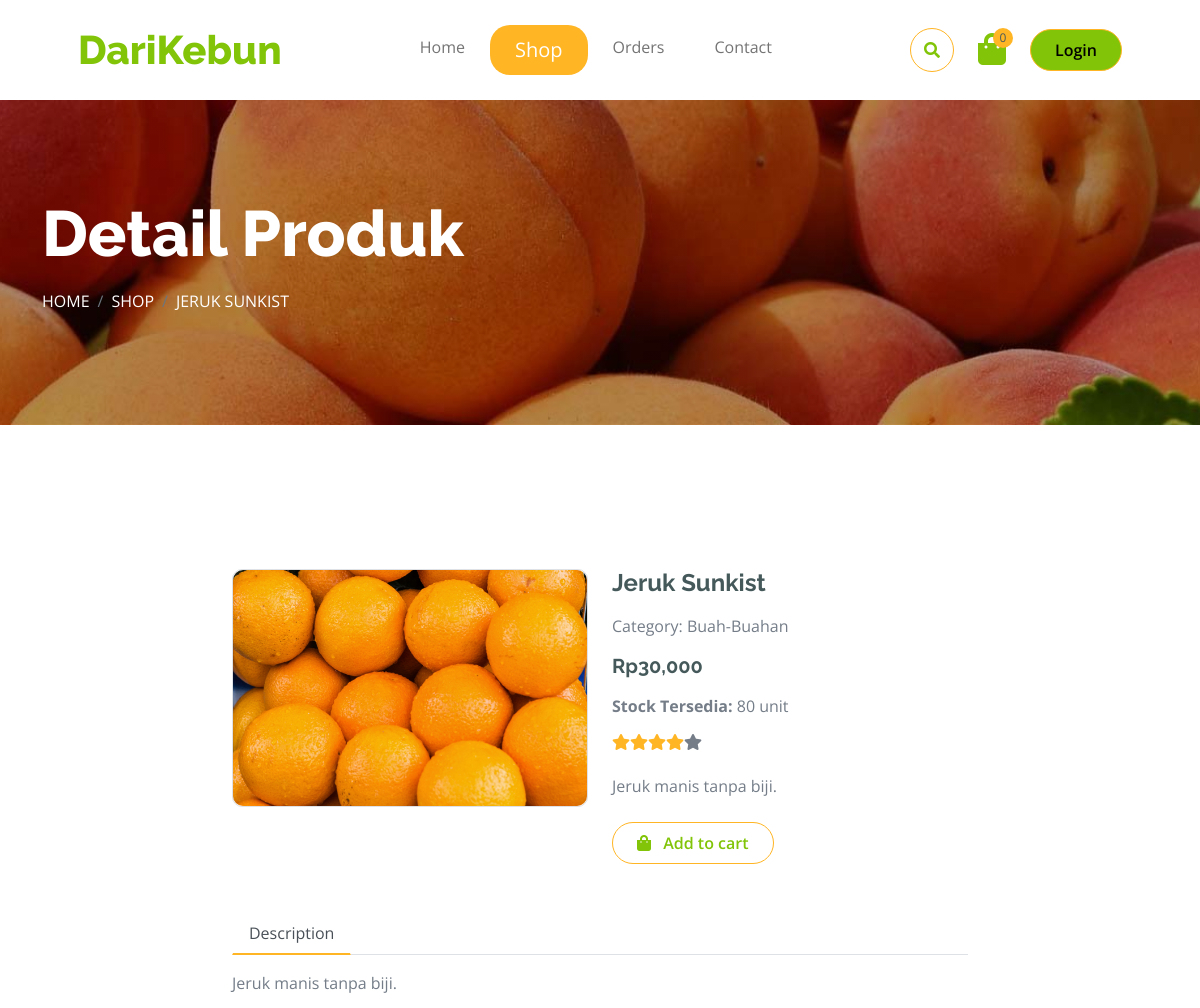
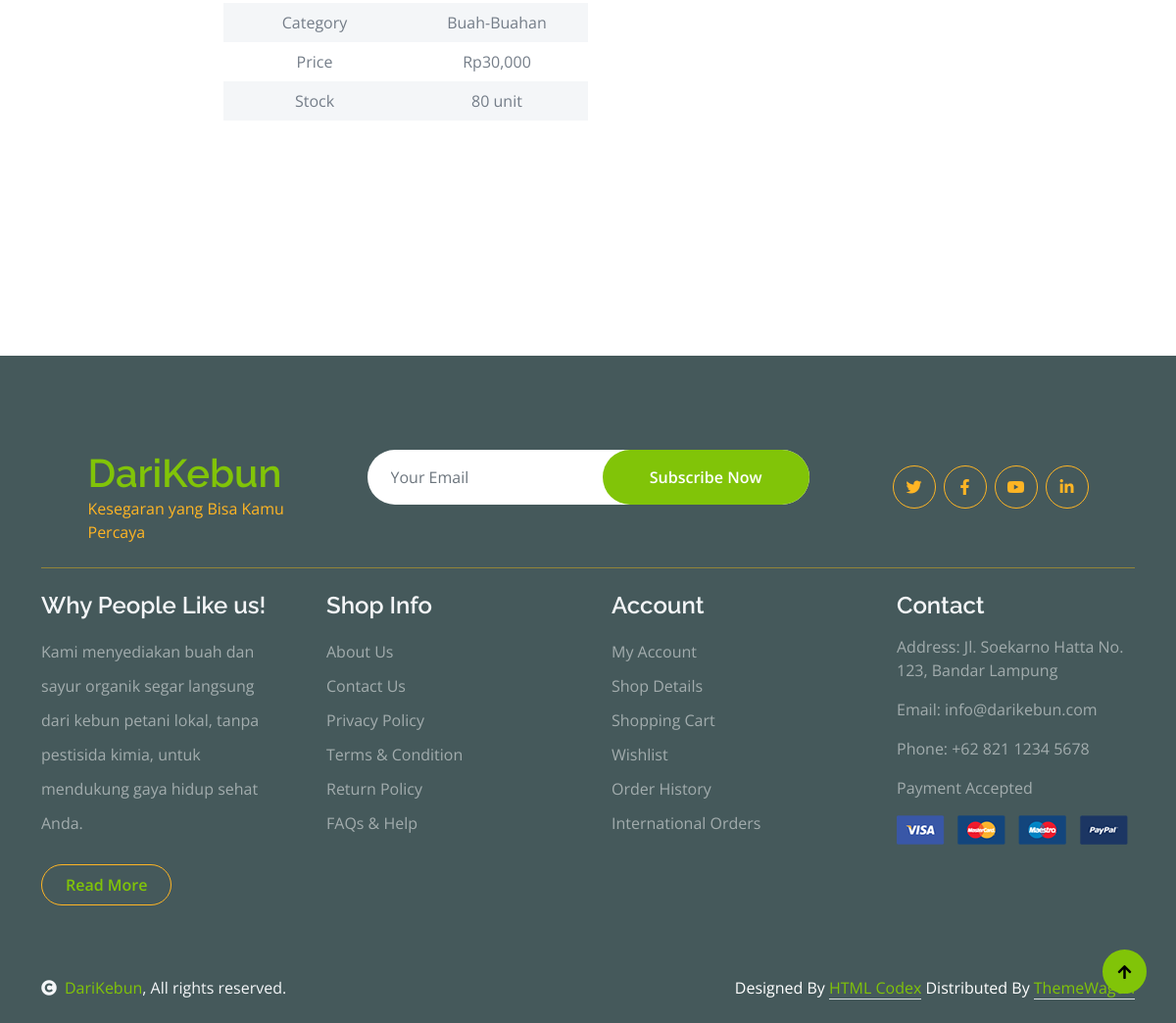
The app's page /detail_product.php?id=5 with its own data (2 pictures, top to bottom).
### tables this page shows
CREATE TABLE `products` (
  `id` int(11) NOT NULL,
  `name` varchar(100) NOT NULL,
  `description` text DEFAULT NULL,
  `price` decimal(10,2) NOT NULL,
  `image` varchar(255) NOT NULL,
  `stock` int(11) DEFAULT 0,
  `category_id` int(11) DEFAULT NULL,
  `created_at` timestamp NOT NULL DEFAULT current_timestamp(),
  `berat_jual` int(11) NOT NULL
);

CREATE TABLE `categories` (
  `id` int(11) NOT NULL,
  `name` varchar(50) NOT NULL,
  `slug` varchar(50) NOT NULL,
  `description` text DEFAULT NULL,
  `image` varchar(255) DEFAULT NULL,
  `created_at` timestamp NOT NULL DEFAULT current_timestamp()
);

### includes/functions.php (called while the page is built, shortened)
<?php
function getProductById($id) {
    global $connect;
    $sql = "SELECT p.*, c.name AS category_name, c.slug
            FROM products p
            LEFT JOIN categories c ON p.category_id = c.id
            WHERE p.id = ?";
    $stmt = mysqli_prepare($connect, $sql);
    mysqli_stmt_bind_param($stmt, "i", $id);
    mysqli_stmt_execute($stmt);
    $result = mysqli_stmt_get_result($stmt);
    return mysqli_fetch_assoc($result);
}
?>

### detail_product.php (the view, shortened to what this page needs)
<?php
require_once 'includes/config.php';
require_once 'includes/head.php';
require_once 'includes/functions.php';
$product_id = (int)$_GET['id'];
$product = getProductById($product_id);
require_once 'includes/navbar.php';
?>
<body>
    <div class="container-fluid page-header py-5 mb-5">
        <div class="container py-5">
            <h1 class="display-3 text-white mb-3 animated slideInDown">Detail Produk</h1>
            <nav aria-label="breadcrumb animated slideInDown">
                <ol class="breadcrumb text-uppercase">
                    <li class="breadcrumb-item"><a href="index.php" class="text-white">Home</a></li>
                    <li class="breadcrumb-item"><a href="shop.php" class="text-white">Shop</a></li>
                    <li class="breadcrumb-item text-white active" aria-current="page"><?php echo htmlspecialchars($product['name']); ?></li>
                </ol>
            </nav>
        </div>
    </div>
    <div class="container-fluid align-items-center py-5">
        <div class="container py-5">
            <div class="row g-4 mb-5 justify-content-center">
                <div class="col-lg-8">
                    <div class="row g-4">
                        <div class="col-lg-6">
                            <div class="border rounded">
                                <img src="<?php echo htmlspecialchars($product['image']); ?>"
                                     class="img-fluid rounded"
                                     alt="<?php echo htmlspecialchars($product['name']); ?>">
                            </div>
                        </div>
                        <div class="col-lg-6">
                            <h4 class="fw-bold mb-3"><?php echo htmlspecialchars($product['name']); ?></h4>
                            <p class="mb-3">Category: <?php echo htmlspecialchars($product['category_name']); ?></p>
                            <h5 class="fw-bold mb-3">Rp<?php echo number_format($product['price']); ?></h5>
                            <div class="mb-3">
                                <p><strong>Stock Tersedia:</strong> <?php echo $product['stock']; ?> unit</p>
                            </div>
                            <div class="d-flex mb-4">
                                <i class="fa fa-star text-secondary"></i>
                                <i class="fa fa-star text-secondary"></i>
                                <i class="fa fa-star text-secondary"></i>
                                <i class="fa fa-star text-secondary"></i>
                                <i class="fa fa-star"></i>
                            </div>
                            <p class="mb-4"><?php echo htmlspecialchars($product['description'] ?? 'Produk organik segar berkualitas tinggi.'); ?></p>
                            <a href="#" class="btn border border-secondary rounded-pill px-4 py-2 mb-4 text-primary add-to-cart-btn"
                               data-product-id="<?php echo $product['id']; ?>">
                                <i class="fa fa-shopping-bag me-2 text-primary"></i> Add to cart
                            </a>
                        </div>
                        <div class="col-lg-12">
                            <nav>
                                <div class="nav nav-tabs mb-3">
                                    <button class="nav-link active border-white border-bottom-0" type="button" role="tab"
                                        id="nav-about-tab" data-bs-toggle="tab" data-bs-target="#nav-about"
                                        aria-controls="nav-about" aria-selected="true">Description</button>
                                </div>
                            </nav>
                            <div class="tab-content mb-5">
                                <div class="tab-pane active" id="nav-about" role="tabpanel" aria-labelledby="nav-about-tab">
                                    <p><?php echo htmlspecialchars($product['description'] ?? 'Deskripsi produk akan segera ditambahkan.'); ?></p>
                                    <div class="px-2">
                                        <div class="row g-4">
                                            <div class="col-6">
                                                <div class="row bg-light align-items-center text-center justify-content-center py-2">
                                                    <div class="col-6">
                                                        <p class="mb-0">Category</p>
                                                    </div>
                                                    <div class="col-6">
                                                        <p class="mb-0"><?php echo htmlspecialchars($product['category_name']); ?></p>
                                                    </div>
                                                </div>
                                                <div class="row text-center align-items-center justify-content-center py-2">
                                                    <div class="col-6">
                                                        <p class="mb-0">Price</p>
                                                    </div>
                                                    <div class="col-6">
                                                        <p class="mb-0">Rp<?php echo number_format($product['price']); ?></p>
                                                    </div>
                                                </div>
                                                <div class="row bg-light text-center align-items-center justify-content-center py-2">
                                                    <div class="col-6">
                                                        <p class="mb-0">Stock</p>
                                                    </div>
                                                    <div class="col-6">
                                                        <p class="mb-0"><?php echo $product['stock']; ?> unit</p>
                                                    </div>
                                                </div>
                                            </div>
                                        </div>
                                    </div>
                                </div>
                            </div>
                        </div>
                    </div>
                </div>
            </div>
        </div>
    </div>
    <?php
    require_once 'includes/footer.php';
    ?>
</body>
</html>

### css/style.css (style rules this page uses)
.btn { font-weight: 600; transition: .5s; }
.btn.border-secondary { transition: 0.5s; }
.page-header { position: relative; background: linear-gradient(rgba(0, 0, 0, 0.3), rgba(0, 0, 0, 0.3)), url(../img/cart-page-header-img.jpg); background-position: center center; background-repeat: no-repeat; background-size: cover; }
@media (min-width: 992px) { .hero-header, .page-header { margin-top: 100px !important; } }
.nav.nav-tabs .nav-link.active { border-bottom: 2px solid var(--bs-secondary) !important; }

### records on screen
products: name "JERUK SUNKIST", image (picture), name "Jeruk Sunkist", category.name "Buah-Buahan", price "30,000", stock "80", description "Jeruk manis tanpa biji."

### other values on screen
getCartCount() "0"
